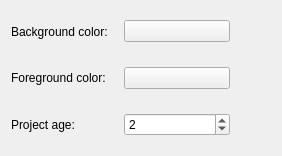
<ui version="4.0" >
 <class>prefs_base</class>
 <widget class="QWidget" name="prefs_base" >
  <property name="geometry" >
   <rect>
    <x>0</x>
    <y>0</y>
    <width>282</width>
    <height>156</height>
   </rect>
  </property>
  <layout class="QGridLayout" >
   <item row="0" column="0" >
    <widget class="QLabel" name="textLabel2_2" >
     <property name="text" >
      <string>Background color:</string>
     </property>
     <property name="wordWrap" >
      <bool>false</bool>
     </property>
    </widget>
   </item>
   <item row="0" column="1" >
    <widget class="QPushButton" name="kcfg_col_background" >
     <property name="toolTip" >
      <string>Choose a new background color</string>
     </property>
     <property name="whatsThis" >
      <string>&lt;html>&lt;head>&lt;meta name="qrichtext" content="1" />&lt;style type="text/css">
p, li { white-space: pre-wrap; }
&lt;/style>&lt;/head>&lt;body style=" font-family:'DejaVu Serif'; font-size:9pt; font-weight:400; font-style:normal;">
&lt;p style=" margin-top:0px; margin-bottom:0px; margin-left:0px; margin-right:0px; -qt-block-indent:0; text-indent:0px;">Change the &lt;span style=" font-weight:600;">background&lt;/span> color by clicking here and choose the new &lt;span style=" color:#ff0000;">color&lt;/span> in the &lt;span style=" font-style:italic;">color dialog&lt;/span>.&lt;/p>&lt;/body>&lt;/html></string>
     </property>
     <property name="text" >
      <string/>
     </property>
    </widget>
   </item>
   <item row="2" column="0" >
    <widget class="QLabel" name="textLabel1" >
     <property name="text" >
      <string>Project age:</string>
     </property>
     <property name="wordWrap" >
      <bool>false</bool>
     </property>
    </widget>
   </item>
   <item row="1" column="0" >
    <widget class="QLabel" name="textLabel2" >
     <property name="text" >
      <string>Foreground color:</string>
     </property>
     <property name="wordWrap" >
      <bool>false</bool>
     </property>
    </widget>
   </item>
   <item row="1" column="1" >
    <widget class="QPushButton" name="kcfg_col_foreground" >
     <property name="toolTip" >
      <string>Choose a new foreground color</string>
     </property>
     <property name="whatsThis" >
      <string>&lt;html>&lt;head>&lt;meta name="qrichtext" content="1" />&lt;style type="text/css">
p, li { white-space: pre-wrap; }
&lt;/style>&lt;/head>&lt;body style=" font-family:'DejaVu Serif'; font-size:9pt; font-weight:400; font-style:normal;">
&lt;p style=" margin-top:0px; margin-bottom:0px; margin-left:0px; margin-right:0px; -qt-block-indent:0; text-indent:0px;">Change the &lt;span style=" font-weight:600;">foreground&lt;/span> color by clicking here and choose the new &lt;span style=" color:#ff0000;">color&lt;/span> in the &lt;span style=" font-style:italic;">color dialog&lt;/span>.&lt;/p>&lt;/body>&lt;/html></string>
     </property>
     <property name="text" >
      <string/>
     </property>
    </widget>
   </item>
   <item row="0" column="2" >
    <spacer>
     <property name="orientation" >
      <enum>Qt::Vertical</enum>
     </property>
     <property name="sizeType" >
      <enum>QSizePolicy::Expanding</enum>
     </property>
     <property name="sizeHint" >
      <size>
       <width>41</width>
       <height>20</height>
      </size>
     </property>
    </spacer>
   </item>
   <item row="1" column="2" >
    <spacer>
     <property name="orientation" >
      <enum>Qt::Vertical</enum>
     </property>
     <property name="sizeType" >
      <enum>QSizePolicy::Expanding</enum>
     </property>
     <property name="sizeHint" >
      <size>
       <width>41</width>
       <height>20</height>
      </size>
     </property>
    </spacer>
   </item>
   <item row="2" column="1" >
    <widget class="QSpinBox" name="kcfg_val_time" >
     <property name="toolTip" >
      <string>Set the project age (in days)</string>
     </property>
     <property name="whatsThis" >
      <string>Change the project age (in days) by choosing a new number of days.</string>
     </property>
     <property name="minimum" >
      <number>1</number>
     </property>
     <property name="value" >
      <number>2</number>
     </property>
    </widget>
   </item>
   <item row="2" column="2" >
    <spacer>
     <property name="orientation" >
      <enum>Qt::Vertical</enum>
     </property>
     <property name="sizeType" >
      <enum>QSizePolicy::Expanding</enum>
     </property>
     <property name="sizeHint" >
      <size>
       <width>41</width>
       <height>20</height>
      </size>
     </property>
    </spacer>
   </item>
  </layout>
 </widget>
 <resources/>
 <connections/>
</ui>
